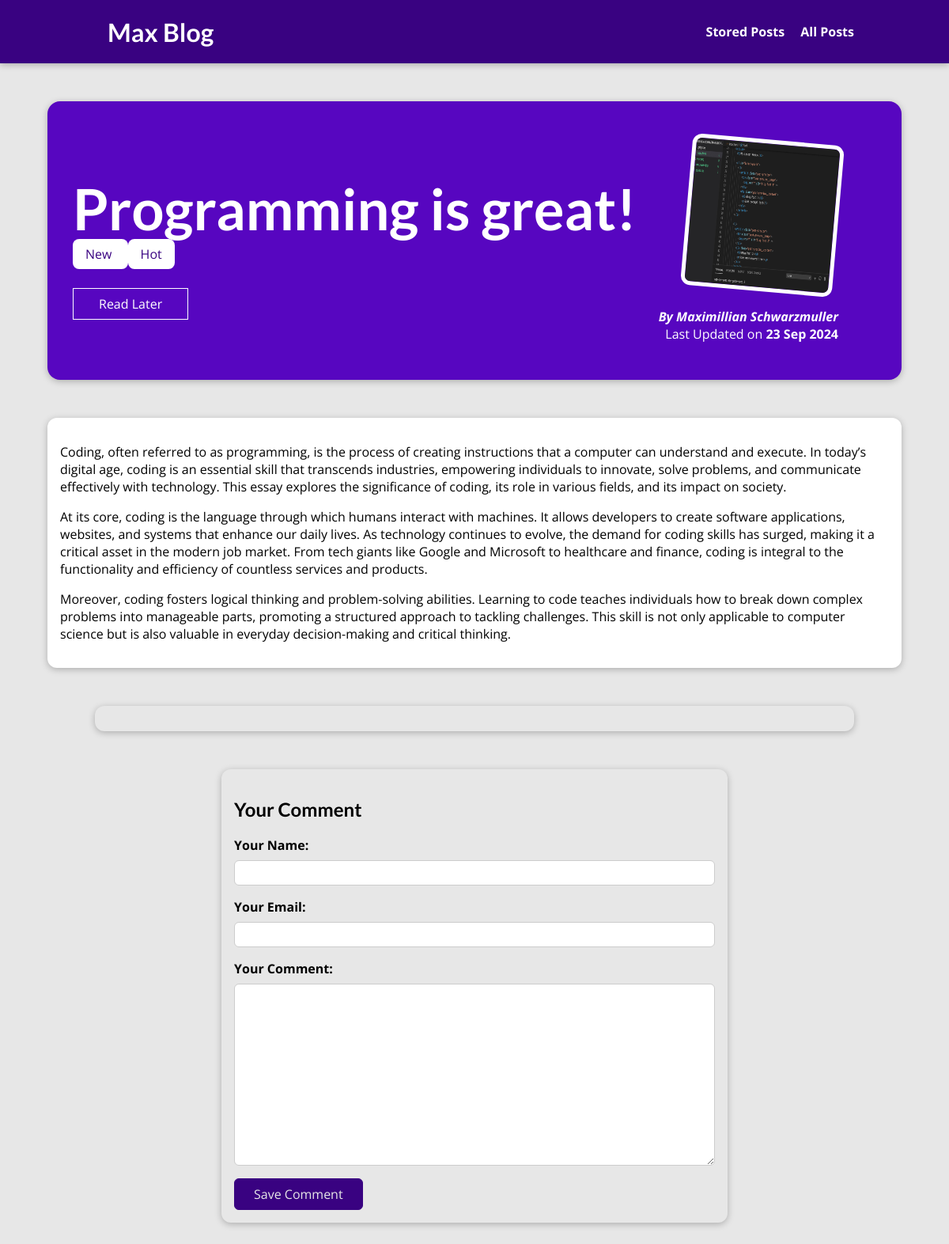
The page /posts/programming-is-great on the database its author committed.
### blog/models.py (models this page shows, shortened)
class Post(models.Model):
    title=models.CharField(max_length=50)
    excerpt=models.CharField(max_length=100)
    image=models.ImageField(upload_to="posts",null=True)
    date=models.DateField(auto_now=True)
    slug=models.SlugField(unique=True,db_index=True)
    content=models.TextField(validators=[MinLengthValidator(10)])
    author = models.ForeignKey(
        Author, on_delete=models.SET_NULL, null=True, related_name="posts")
    tags = models.ManyToManyField(Tag)

class Tag(models.Model):
    caption=models.CharField(max_length=20)

class Author(models.Model):
    first_name = models.CharField(max_length=50)
    last_name = models.CharField(max_length=50)
    email_address=models.EmailField(max_length=40)
    def full_name(self):
        return f"{self.first_name} {self.last_name}"
    def __str__(self):
        return self.full_name()

### blog/views.py (the view, shortened to what this page needs)
# urls.py: path("posts/<slug:slug>",views.SinglePostView.as_view(), name="post-detail-page"),
class SinglePostView(View):
    def is_stored_post(self, request , post_id):
        stored_posts = request.session.get("stored_posts")
        if stored_posts is not None:
            is_saved_for_later = post_id in stored_posts
        else:
            is_saved_for_later = False
        return is_saved_for_later
    def get(self, request, slug):
        post= Post.objects.get(slug=slug)
        context={
            "post":post,
            "post_tags":post.tags.all(),
            "comment_form":CommentForm,
            "comments":post.comments.all().order_by("-id"),
            "saved_for_later":self.is_stored_post(request, post.id)
        }
        return render(request, "blog/post-detail.html",context)

### blog/templates/blog/post-detail.html (shortened to what this page needs)
{% extends "base.html" %}
{% load static %}
{% block css_files %}
    <link rel="stylesheet" href="{% static 'blog/post-detail.css' %}"/>
{% endblock %}
{% block content %}
    <section id="summary">
     <h2>{{ post.title }}</h2>
        <div>
            {% for tag in post_tags %}
             <span class="tag"> {{tag.caption }} </span>
            {% endfor %}
        </div>
        <div id="read">
          <form action="{% url "read-later" %}" method="POST">
             <button>
                {% if saved_for_later %}
                    Remove from "Read Later" List
                {% else %}
                    Read Later
                {% endif %}
             </button>
          </form>
        </div>
        <article>
           <img src="{{ post.image.url }}" alt="{{post.title}}"/>
           <address> By <a href="mailto:{{post.author.email_address}}">{{ post.author }}</a></address>
        <div>
            Last Updated on <time> {{post.date | date:" d M Y "}} </time>
        </div>
        </article>
    </section>
<main>
    {{ post.content | linebreaks }}
</main>
<section id="comments">
</section>
<section id="comment-form" >
    <h2>Your Comment</h2>
    <form action="{% url "post-detail-page" post.slug %}" method="POST">
        {% for form_field in comment_form %}
          <div class="form{% if form_field.errors %} invalid {% endif %}">
            {{ form_field.label_tag }}
            {{ form_field }}
          </div>
        {% endfor%}
        <button> Save Comment</button>
    </form>
</section>
{% endblock %}

### static/app.css (style rules this page uses)
* { box-sizing: border-box; }
html { font-family: 'Open Sans', 'Lato', sans-serif; }
body { margin: 0; }
h1, h2, h3 { font-family: 'Lato', sans-serif; font-weight: bold; }

### blog/static/blog/post-detail.css (style rules this page uses)
body { background-color: #e7e7e7; }
#summary { margin: 8rem auto 3rem auto; padding: 2rem; width: 90%; max-width: 90rem; border-radius: 16px; background-color: #5706c0; position: relative; box-shadow: 0 2px 8px rgba(0, 0, 0, 0.25); height: 22rem; }
#summary h2 { color: white; font-size: 4.5rem; margin-bottom: 0.25rem; }
#summary article { position: absolute; top: 2rem; right: 3rem; padding: 1rem 2rem; border-radius: 12px; text-align: right; color: white; }
#summary article img { width: 12rem; height: 12rem; border-radius: 12px; transform: rotateZ(5deg); border: 5px solid white; margin-bottom: 1rem; }
#summary address { font-weight: bold; }
#summary a { color: white; text-decoration: none; }
#summary time { font-weight: bold; }
#read { margin: 2rem 0; }
#read button { background-color: transparent; border: 1px solid white; padding: 0.5rem 2rem; font: inherit; color: white; cursor: pointer; }
main { width: 90%; max-width: 90rem; margin: 3rem auto; background-color: white; padding: 1rem; border-radius: 12px; box-shadow: 0 2px 8px rgba(0, 0, 0, 0.25); }
.tag { background-color: white; color: #390281; padding: 0.5rem 1rem; border-radius: 8px; }
#comment-form { margin: 3rem auto; width: 90rem; max-width: 40rem; border-radius: 12px; background-color: #e7e7e7; box-shadow: 0 2px 8px rgba(0, 0, 0, 0.25); padding: 1rem; }
#comment-form button { font: inherit; background-color: #390281; color: #e7e7e7; border: 1px solid #390281; padding: 0.5rem 1.5rem; border-radius: 6px; cursor: pointer; }
.form { margin-bottom: 1rem; }
.form label { font-weight: bold; margin-bottom: 0.5rem; display: block; }
.form input, .form textarea { display: block; width: 100%; font: inherit; padding: 0.25rem; border-radius: 6px; border: 1px solid #ccc; }
#comments { margin: 3rem auto; width: 90rem; max-width: 60rem; border-radius: 12px; background-color: #e7e7e7; box-shadow: 0 2px 8px rgba(0, 0, 0, 0.25); padding: 1rem 2rem; }

### rows shown on the page
Post: title "Programming is great!", image (picture), author "Maximillian Schwarzmuller", date "23 Sep 2024", content "Coding, often referred to as programming, is the process of creating instructions that a computer can understand and execute. In today’s digital age, coding is an essential skill that transcends industries, empowering individuals to innovate, solve problems, and communicate effectively with technology. This essay explores the significance of coding, its role in various fields, and its impact on society. At its core, coding is the language through which humans interact with machines. It allows developers to create software applications, websites, and systems that enhance our daily lives. As technology continues to evolve, the demand for coding skills has surged, making it a critical asset in…"
Tag: caption "New"
Tag: caption "Hot"
